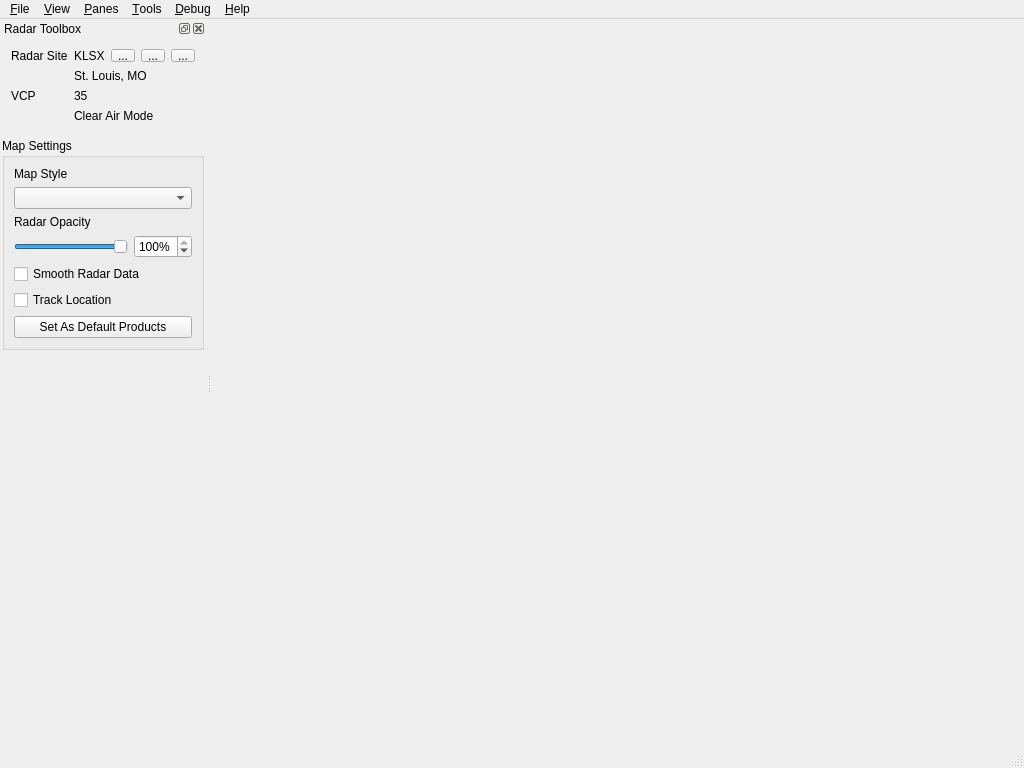
<?xml version="1.0" encoding="UTF-8"?>
<ui version="4.0">
 <class>MainWindow</class>
 <widget class="QMainWindow" name="MainWindow">
  <property name="geometry">
   <rect>
    <x>0</x>
    <y>0</y>
    <width>1024</width>
    <height>768</height>
   </rect>
  </property>
  <property name="windowTitle">
   <string>SupercellGRIB</string>
  </property>
  <property name="windowIcon">
   <iconset resource="../../../../scwx-qt.qrc">
    <normaloff>:/res/icons/scwx-256.ico</normaloff>:/res/icons/scwx-256.ico</iconset>
  </property>
  <widget class="QWidget" name="centralwidget">
   <layout class="QHBoxLayout">
    <property name="leftMargin">
     <number>0</number>
    </property>
    <property name="topMargin">
     <number>0</number>
    </property>
    <property name="rightMargin">
     <number>0</number>
    </property>
    <property name="bottomMargin">
     <number>0</number>
    </property>
   </layout>
  </widget>
  <widget class="QMenuBar" name="menubar">
   <property name="geometry">
    <rect>
     <x>0</x>
     <y>0</y>
     <width>1024</width>
     <height>21</height>
    </rect>
   </property>
   <widget class="QMenu" name="menuFile">
    <property name="title">
     <string>&amp;File</string>
    </property>
    <widget class="QMenu" name="menu_Open">
     <property name="title">
      <string>&amp;Open</string>
     </property>
     <addaction name="actionOpenNexrad"/>
     <addaction name="actionOpenTextEvent"/>
    </widget>
    <widget class="QMenu" name="menuScreenCapture">
     <property name="title">
      <string>Screen &amp;Capture</string>
     </property>
     <addaction name="actionScreenCaptureCopy"/>
     <addaction name="actionScreenCaptureSaveImage"/>
    </widget>
    <addaction name="menu_Open"/>
    <addaction name="separator"/>
    <addaction name="menuScreenCapture"/>
    <addaction name="separator"/>
    <addaction name="actionImport"/>
    <addaction name="actionExport"/>
    <addaction name="separator"/>
    <addaction name="actionSettings"/>
    <addaction name="separator"/>
    <addaction name="actionExit"/>
   </widget>
   <widget class="QMenu" name="menuHelp">
    <property name="title">
     <string>&amp;Help</string>
    </property>
    <addaction name="actionUserManual"/>
    <addaction name="separator"/>
    <addaction name="actionDiscord"/>
    <addaction name="actionGitHubRepository"/>
    <addaction name="separator"/>
    <addaction name="actionCheckForUpdates"/>
    <addaction name="actionAboutSupercellWx"/>
   </widget>
   <widget class="QMenu" name="menuView">
    <property name="title">
     <string>&amp;View</string>
    </property>
    <widget class="QMenu" name="menuMapLayers">
     <property name="title">
      <string>&amp;Map Layers</string>
     </property>
     <addaction name="actionColorTable"/>
     <addaction name="actionRadarSites"/>
     <addaction name="actionRadarRange"/>
    </widget>
    <addaction name="actionRadarToolbox"/>
    <addaction name="actionAlerts"/>
    <addaction name="actionGpsInfo"/>
    <addaction name="separator"/>
    <addaction name="menuMapLayers"/>
    <addaction name="separator"/>
    <addaction name="actionFullScreen"/>
   </widget>
   <widget class="QMenu" name="menuPanes">
    <property name="title">
     <string>&amp;Panes</string>
    </property>
    <addaction name="actionPanesLinkColumnWidth"/>
    <addaction name="actionPanesLinkColumnHeight"/>
    <addaction name="actionPanesMatchMapStyle"/>
    <addaction name="separator"/>
    <addaction name="actionPanes1x1"/>
    <addaction name="actionPanes1x2"/>
    <addaction name="actionPanes2x1"/>
    <addaction name="actionPanes2x2"/>
    <addaction name="actionPanes3x3"/>
    <addaction name="separator"/>
    <addaction name="actionPanesCustom"/>
    <addaction name="separator"/>
    <addaction name="actionRecreateMapLayout"/>
   </widget>
   <widget class="QMenu" name="menuDebug">
    <property name="title">
     <string>&amp;Debug</string>
    </property>
    <addaction name="actionImGuiDebug"/>
    <addaction name="separator"/>
    <addaction name="actionDumpLayerList"/>
    <addaction name="actionDumpRadarProductRecords"/>
    <addaction name="separator"/>
    <addaction name="actionRadarWireframe"/>
   </widget>
   <widget class="QMenu" name="menuTools">
    <property name="title">
     <string>&amp;Tools</string>
    </property>
    <addaction name="actionPlacefileManager"/>
    <addaction name="actionLayerManager"/>
    <addaction name="actionMarkerManager"/>
   </widget>
   <addaction name="menuFile"/>
   <addaction name="menuView"/>
   <addaction name="menuPanes"/>
   <addaction name="menuTools"/>
   <addaction name="menuDebug"/>
   <addaction name="menuHelp"/>
  </widget>
  <widget class="QStatusBar" name="statusbar"/>
  <widget class="QDockWidget" name="radarToolboxDock">
   <property name="windowTitle">
    <string>Radar Toolbox</string>
   </property>
   <attribute name="dockWidgetArea">
    <number>1</number>
   </attribute>
   <widget class="QWidget" name="radarToolboxDockContents">
    <layout class="QVBoxLayout" name="verticalLayout_2">
     <property name="leftMargin">
      <number>2</number>
     </property>
     <property name="topMargin">
      <number>2</number>
     </property>
     <property name="rightMargin">
      <number>2</number>
     </property>
     <property name="bottomMargin">
      <number>2</number>
     </property>
     <item>
      <widget class="QScrollArea" name="radarToolboxScrollArea">
       <property name="frameShape">
        <enum>QFrame::Shape::NoFrame</enum>
       </property>
       <property name="horizontalScrollBarPolicy">
        <enum>Qt::ScrollBarPolicy::ScrollBarAsNeeded</enum>
       </property>
       <property name="sizeAdjustPolicy">
        <enum>QAbstractScrollArea::SizeAdjustPolicy::AdjustToContents</enum>
       </property>
       <property name="widgetResizable">
        <bool>true</bool>
       </property>
       <widget class="QWidget" name="radarToolboxScrollAreaContents">
        <property name="geometry">
         <rect>
          <x>0</x>
          <y>0</y>
          <width>191</width>
          <height>689</height>
         </rect>
        </property>
        <layout class="QVBoxLayout" name="verticalLayout_6">
         <property name="leftMargin">
          <number>0</number>
         </property>
         <property name="topMargin">
          <number>0</number>
         </property>
         <property name="rightMargin">
          <number>0</number>
         </property>
         <property name="bottomMargin">
          <number>0</number>
         </property>
         <item>
          <widget class="QFrame" name="radarInfoFrame">
           <layout class="QGridLayout" name="gridLayout" columnstretch="0,0,0,0,0">
            <item row="3" column="2" colspan="3">
             <widget class="QLabel" name="vcpValueLabel">
              <property name="text">
               <string notr="true">35</string>
              </property>
             </widget>
            </item>
            <item row="4" column="2" colspan="3">
             <widget class="QLabel" name="vcpDescriptionLabel">
              <property name="text">
               <string>Clear Air Mode</string>
              </property>
             </widget>
            </item>
            <item row="1" column="2" colspan="3">
             <widget class="QLabel" name="radarLocationLabel">
              <property name="text">
               <string notr="true">St. Louis, MO</string>
              </property>
             </widget>
            </item>
            <item row="0" column="4">
             <widget class="QFrame" name="frame">
              <property name="frameShape">
               <enum>QFrame::Shape::NoFrame</enum>
              </property>
              <property name="frameShadow">
               <enum>QFrame::Shadow::Raised</enum>
              </property>
              <layout class="QHBoxLayout" name="horizontalLayout">
               <property name="leftMargin">
                <number>0</number>
               </property>
               <property name="topMargin">
                <number>0</number>
               </property>
               <property name="rightMargin">
                <number>0</number>
               </property>
               <property name="bottomMargin">
                <number>0</number>
               </property>
               <item>
                <widget class="QToolButton" name="radarSiteHomeButton">
                 <property name="maximumSize">
                  <size>
                   <width>16777215</width>
                   <height>13</height>
                  </size>
                 </property>
                 <property name="text">
                  <string>...</string>
                 </property>
                 <property name="icon">
                  <iconset resource="../../../../scwx-qt.qrc">
                   <normaloff>:/res/icons/font-awesome-6/house-solid.svg</normaloff>:/res/icons/font-awesome-6/house-solid.svg</iconset>
                 </property>
                </widget>
               </item>
               <item>
                <widget class="QToolButton" name="radarSitePresetsButton">
                 <property name="maximumSize">
                  <size>
                   <width>16777215</width>
                   <height>13</height>
                  </size>
                 </property>
                 <property name="text">
                  <string>...</string>
                 </property>
                 <property name="icon">
                  <iconset resource="../../../../scwx-qt.qrc">
                   <normaloff>:/res/icons/font-awesome-6/star-solid.svg</normaloff>:/res/icons/font-awesome-6/star-solid.svg</iconset>
                 </property>
                 <property name="popupMode">
                  <enum>QToolButton::ToolButtonPopupMode::InstantPopup</enum>
                 </property>
                </widget>
               </item>
              </layout>
             </widget>
            </item>
            <item row="0" column="3">
             <widget class="QToolButton" name="radarSiteSelectButton">
              <property name="maximumSize">
               <size>
                <width>16777215</width>
                <height>13</height>
               </size>
              </property>
              <property name="text">
               <string>...</string>
              </property>
             </widget>
            </item>
            <item row="3" column="0" colspan="2">
             <widget class="QLabel" name="vcpLabel">
              <property name="sizePolicy">
               <sizepolicy hsizetype="Maximum" vsizetype="Preferred">
                <horstretch>0</horstretch>
                <verstretch>0</verstretch>
               </sizepolicy>
              </property>
              <property name="toolTip">
               <string>Volume Coverage Pattern</string>
              </property>
              <property name="text">
               <string>VCP</string>
              </property>
             </widget>
            </item>
            <item row="0" column="0" colspan="2">
             <widget class="QLabel" name="radarSiteLabel">
              <property name="text">
               <string>Radar Site</string>
              </property>
             </widget>
            </item>
            <item row="0" column="2">
             <widget class="QLabel" name="radarSiteValueLabel">
              <property name="sizePolicy">
               <sizepolicy hsizetype="MinimumExpanding" vsizetype="Preferred">
                <horstretch>0</horstretch>
                <verstretch>0</verstretch>
               </sizepolicy>
              </property>
              <property name="text">
               <string notr="true">KLSX</string>
              </property>
             </widget>
            </item>
           </layout>
          </widget>
         </item>
         <item>
          <widget class="QGroupBox" name="mapSettingsGroupBox">
           <property name="title">
            <string>Map Settings</string>
           </property>
           <layout class="QVBoxLayout" name="verticalLayout_5">
            <item>
             <widget class="QLabel" name="mapStyleLabel">
              <property name="text">
               <string>Map Style</string>
              </property>
             </widget>
            </item>
            <item>
             <widget class="QComboBox" name="mapStyleComboBox"/>
            </item>
            <item>
             <widget class="QLabel" name="radarOpacityLabel">
              <property name="text">
               <string>Radar Opacity</string>
              </property>
             </widget>
            </item>
            <item>
             <widget class="QWidget" name="radarOpacityWidget" native="true">
              <layout class="QHBoxLayout" name="radarOpacityLayout">
               <property name="leftMargin">
                <number>0</number>
               </property>
               <property name="topMargin">
                <number>0</number>
               </property>
               <property name="rightMargin">
                <number>0</number>
               </property>
               <property name="bottomMargin">
                <number>0</number>
               </property>
               <item>
                <widget class="QSlider" name="radarOpacitySlider">
                 <property name="toolTip">
                  <string>Radar product opacity. Map styles stay opaque.</string>
                 </property>
                 <property name="maximum">
                  <number>100</number>
                 </property>
                 <property name="value">
                  <number>100</number>
                 </property>
                 <property name="orientation">
                  <enum>Qt::Orientation::Horizontal</enum>
                 </property>
                </widget>
               </item>
               <item>
                <widget class="QFocusedSpinBox" name="radarOpacitySpinBox">
                 <property name="keyboardTracking">
                  <bool>false</bool>
                 </property>
                 <property name="suffix">
                  <string>%</string>
                 </property>
                 <property name="maximum">
                  <number>100</number>
                 </property>
                 <property name="value">
                  <number>100</number>
                 </property>
                </widget>
               </item>
              </layout>
             </widget>
            </item>
            <item>
             <widget class="QCheckBox" name="smoothRadarDataCheckBox">
              <property name="text">
               <string>Smooth Radar Data</string>
              </property>
             </widget>
            </item>
            <item>
             <widget class="QCheckBox" name="trackLocationCheckBox">
              <property name="text">
               <string>Track Location</string>
              </property>
             </widget>
            </item>
            <item>
             <widget class="QPushButton" name="saveRadarProductsButton">
              <property name="text">
               <string>Set As Default Products</string>
              </property>
             </widget>
            </item>
           </layout>
          </widget>
         </item>
         <item>
          <spacer name="radarToolboxSpacer">
           <property name="orientation">
            <enum>Qt::Orientation::Vertical</enum>
           </property>
           <property name="sizeHint" stdset="0">
            <size>
             <width>20</width>
             <height>0</height>
            </size>
           </property>
          </spacer>
         </item>
        </layout>
       </widget>
      </widget>
     </item>
    </layout>
   </widget>
  </widget>
  <action name="actionExit">
   <property name="text">
    <string>E&amp;xit</string>
   </property>
  </action>
  <action name="actionAboutSupercellWx">
   <property name="text">
    <string>About &amp;Supercell Wx...</string>
   </property>
  </action>
  <action name="actionRadarToolbox">
   <property name="text">
    <string>Radar &amp;Toolbox</string>
   </property>
  </action>
  <action name="actionOpenNexrad">
   <property name="text">
    <string>&amp;NEXRAD Product...</string>
   </property>
  </action>
  <action name="actionOpenTextEvent">
   <property name="text">
    <string>Text &amp;Event Product...</string>
   </property>
  </action>
  <action name="actionAlerts">
   <property name="text">
    <string>&amp;Alerts</string>
   </property>
  </action>
  <action name="actionImGuiDebug">
   <property name="text">
    <string>&amp;ImGui Debug</string>
   </property>
  </action>
  <action name="actionSettings">
   <property name="text">
    <string>&amp;Settings</string>
   </property>
  </action>
  <action name="actionUserManual">
   <property name="icon">
    <iconset resource="../../../../scwx-qt.qrc">
     <normaloff>:/res/icons/font-awesome-6/book-solid.svg</normaloff>:/res/icons/font-awesome-6/book-solid.svg</iconset>
   </property>
   <property name="text">
    <string>&amp;User Manual</string>
   </property>
  </action>
  <action name="actionDiscord">
   <property name="icon">
    <iconset resource="../../../../scwx-qt.qrc">
     <normaloff>:/res/icons/font-awesome-6/discord.svg</normaloff>:/res/icons/font-awesome-6/discord.svg</iconset>
   </property>
   <property name="text">
    <string>&amp;Discord</string>
   </property>
  </action>
  <action name="actionGitHubRepository">
   <property name="icon">
    <iconset resource="../../../../scwx-qt.qrc">
     <normaloff>:/res/icons/font-awesome-6/github.svg</normaloff>:/res/icons/font-awesome-6/github.svg</iconset>
   </property>
   <property name="text">
    <string>&amp;GitHub Repository</string>
   </property>
  </action>
  <action name="actionDumpRadarProductRecords">
   <property name="text">
    <string>Dump Radar &amp;Product Records</string>
   </property>
  </action>
  <action name="actionCheckForUpdates">
   <property name="text">
    <string>&amp;Check for Updates</string>
   </property>
  </action>
  <action name="actionPlacefileManager">
   <property name="icon">
    <iconset resource="../../../../scwx-qt.qrc">
     <normaloff>:/res/icons/font-awesome-6/earth-americas-solid.svg</normaloff>:/res/icons/font-awesome-6/earth-americas-solid.svg</iconset>
   </property>
   <property name="text">
    <string>&amp;Placefile Manager</string>
   </property>
  </action>
  <action name="actionLayerManager">
   <property name="icon">
    <iconset resource="../../../../scwx-qt.qrc">
     <normaloff>:/res/icons/font-awesome-6/layer-group-solid.svg</normaloff>:/res/icons/font-awesome-6/layer-group-solid.svg</iconset>
   </property>
   <property name="text">
    <string>&amp;Layer Manager</string>
   </property>
  </action>
  <action name="actionDumpLayerList">
   <property name="text">
    <string>Dump &amp;Layer List</string>
   </property>
  </action>
  <action name="actionRadarRange">
   <property name="checkable">
    <bool>true</bool>
   </property>
   <property name="text">
    <string>Radar &amp;Range</string>
   </property>
  </action>
  <action name="actionColorTable">
   <property name="checkable">
    <bool>true</bool>
   </property>
   <property name="text">
    <string>&amp;Color Table</string>
   </property>
  </action>
  <action name="actionRadarSites">
   <property name="checkable">
    <bool>true</bool>
   </property>
   <property name="text">
    <string>Radar &amp;Sites</string>
   </property>
  </action>
  <action name="actionGpsInfo">
   <property name="text">
    <string>&amp;GPS Info</string>
   </property>
  </action>
  <action name="actionMarkerManager">
   <property name="icon">
    <iconset resource="../../../../scwx-qt.qrc">
     <normaloff>:/res/icons/font-awesome-6/house-solid.svg</normaloff>:/res/icons/font-awesome-6/house-solid.svg</iconset>
   </property>
   <property name="text">
    <string>Location &amp;Marker Manager</string>
   </property>
  </action>
  <action name="actionRadarWireframe">
   <property name="checkable">
    <bool>true</bool>
   </property>
   <property name="text">
    <string>Radar &amp;Wireframe</string>
   </property>
  </action>
  <action name="actionScreenCaptureCopy">
   <property name="text">
    <string>&amp;Copy</string>
   </property>
  </action>
  <action name="actionScreenCaptureSaveImage">
   <property name="text">
    <string>&amp;Save Image</string>
   </property>
  </action>
  <action name="actionImport">
   <property name="text">
    <string>&amp;Import</string>
   </property>
  </action>
  <action name="actionExport">
   <property name="text">
    <string>&amp;Export</string>
   </property>
  </action>
  <action name="actionFullScreen">
   <property name="checkable">
    <bool>true</bool>
   </property>
   <property name="text">
    <string>&amp;Full Screen</string>
   </property>
  </action>
  <action name="actionRecreateMapLayout">
   <property name="text">
    <string>Reset &amp;Layout</string>
   </property>
  </action>
  <action name="actionPanesLinkColumnWidth">
   <property name="checkable">
    <bool>true</bool>
   </property>
   <property name="text">
    <string>Link &amp;column width</string>
   </property>
  </action>
  <action name="actionPanesLinkColumnHeight">
   <property name="checkable">
    <bool>true</bool>
   </property>
   <property name="text">
    <string>Link column &amp;height</string>
   </property>
  </action>
  <action name="actionPanesMatchMapStyle">
   <property name="checkable">
    <bool>true</bool>
   </property>
   <property name="text">
    <string>Match &amp;map style</string>
   </property>
   <property name="toolTip">
    <string>When enabled, new panes use the first pane map style. When off, each pane slot keeps the map style stored in settings.</string>
   </property>
  </action>
  <action name="actionPanes1x1">
   <property name="checkable">
    <bool>true</bool>
   </property>
   <property name="text">
    <string>1x1</string>
   </property>
  </action>
  <action name="actionPanes1x2">
   <property name="checkable">
    <bool>true</bool>
   </property>
   <property name="text">
    <string>1x2</string>
   </property>
  </action>
  <action name="actionPanes2x1">
   <property name="checkable">
    <bool>true</bool>
   </property>
   <property name="text">
    <string>2x1</string>
   </property>
  </action>
  <action name="actionPanes2x2">
   <property name="checkable">
    <bool>true</bool>
   </property>
   <property name="text">
    <string>2x2</string>
   </property>
  </action>
  <action name="actionPanes3x3">
   <property name="checkable">
    <bool>true</bool>
   </property>
   <property name="text">
    <string>3x3</string>
   </property>
  </action>
  <action name="actionPanesCustom">
   <property name="text">
    <string>&amp;Custom...</string>
   </property>
  </action>
 </widget>
 <customwidgets>
  <customwidget>
   <class>QFocusedSpinBox</class>
   <extends>QSpinBox</extends>
   <header>scwx/qt/ui/widgets/focused_spin_box.hpp</header>
  </customwidget>
 </customwidgets>
 <resources>
  <include location="../../../../scwx-qt.qrc"/>
 </resources>
 <connections/>
</ui>
